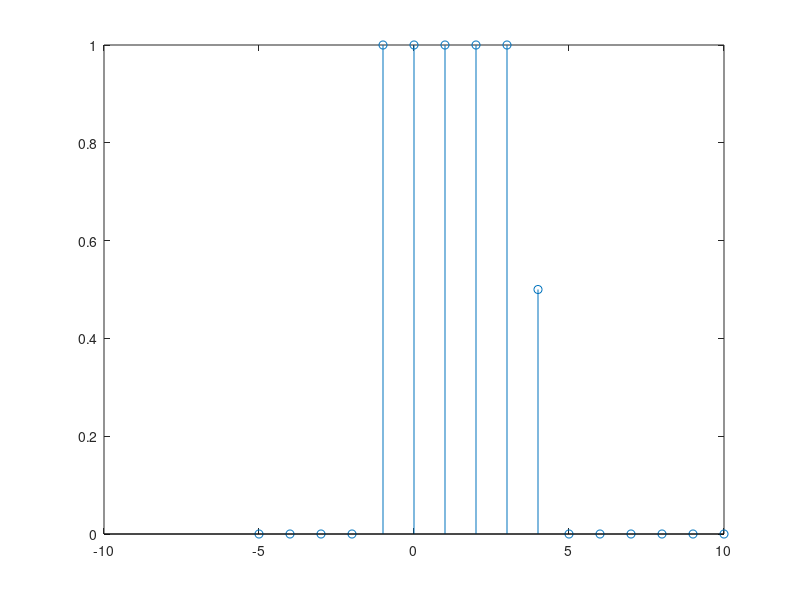
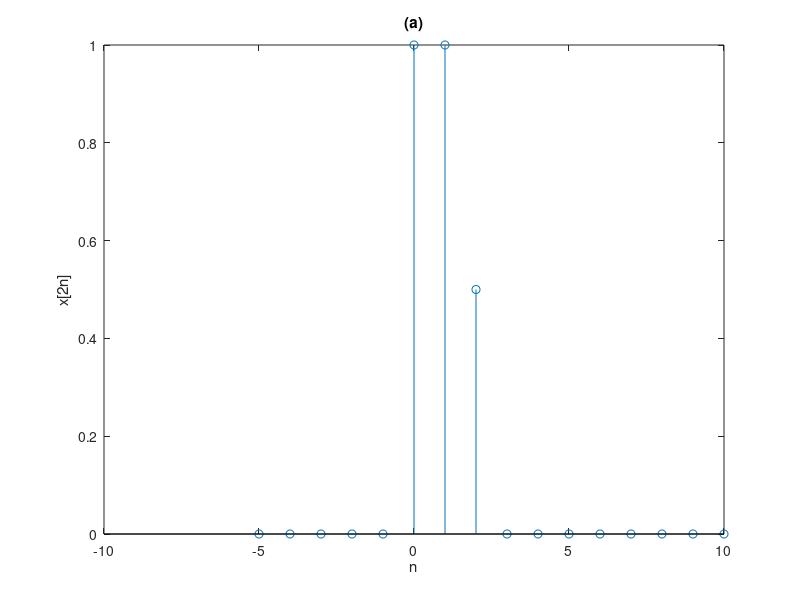
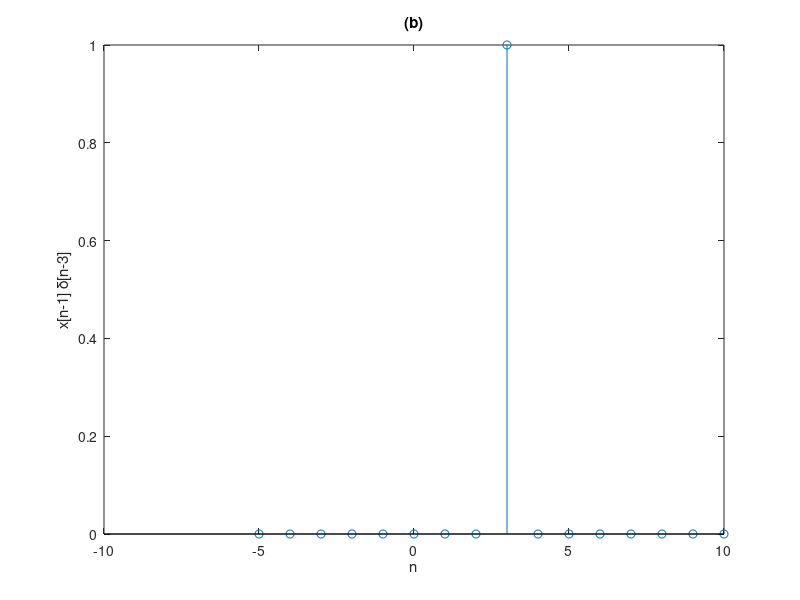
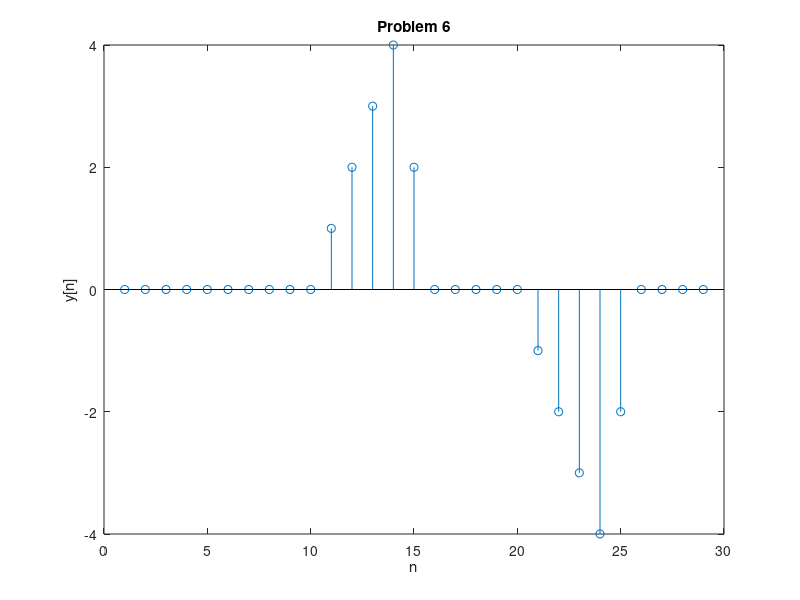

Here is the MATLAB script that generated these plots, in order:
clc;
clear;
% Problem 3
x = [-5 -4 -3 -2 -1 0 1 2 3 4 5 6 7 8 9 10];
% original x(n) value
y1 = [0 0 0 0 1 1 1 1 1 0.5 0 0 0 0 0 0];
% for question (a): x(2n) value
y2 = [0 0 0 0 0 1 1 0.5 0 0 0 0 0 0 0 0];
% for question (b): x(n-1) value
y3 = [0 0 0 0 0 1 1 1 1 1 0.5 0 0 0 0 0];
% for question (b): x(n-1)im(n-3) value
y4 = [0 0 0 0 0 0 0 0 1 0 0 0 0 0 0 0];
% Plot the output in 'stem' format
figure
stem(x,y1);
figure
stem(x,y2);
xlabel('n');
ylabel('x[2n]');
title('(a)');
figure
stem(x,y4);
xlabel('n');
ylabel('x[n-1] \delta[n-3]');
title('(b)');

% Problem 6
x = [-5 -4 -3 -2 -1 0 1 2 3 4 5 6 7 8 9];
h = [0, 0, 0, 0, 0, 1, 1, 1, 1, -2, -2, 0, 0, 0, 0];
u = [0, 0, 0, 0, 0, 1, 1, 1, 1, 1, 1, 1, 1, 1, 1];
% Calculate the convolution of h[x] and u[x]
y = conv(h, u);
% Plot the output in 'stem' format
figure
stem(y);
xlabel('n');
ylabel('y[n]');
title('Problem 6');